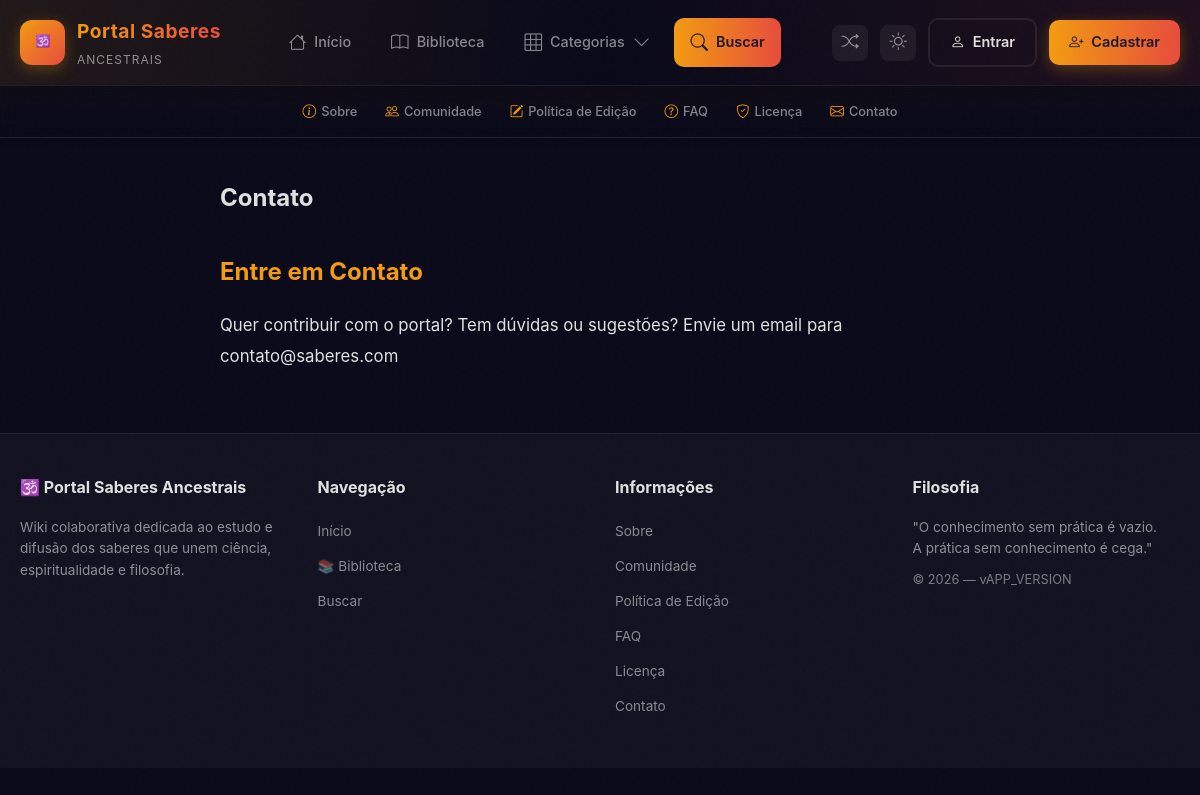
The page /pagina.php?slug=contato on the database its author committed.
### tables this page shows
CREATE TABLE IF NOT EXISTS `paginas` (
  `id`         INT           NOT NULL AUTO_INCREMENT,
  `titulo`     VARCHAR(255)  NOT NULL,
  `slug`       VARCHAR(255)  NOT NULL,
  `conteudo`   LONGTEXT      DEFAULT NULL,
  `ordem`      INT           DEFAULT 0,
  `no_menu`    TINYINT(1)    DEFAULT 1,
  `status`     ENUM('rascunho','publicado') DEFAULT 'publicado',
  `criado_em`  TIMESTAMP     DEFAULT CURRENT_TIMESTAMP,
  PRIMARY KEY (`id`),
  UNIQUE KEY `uk_pagina_slug` (`slug`)
);

### includes/Database.php (called while the page is built, shortened)
<?php
class Database {
    private static $instancia = null;
    private $pdo;
    private function __construct() {
        $dsn = sprintf('mysql:host=%s;port=%s;dbname=%s;charset=%s',
            DB_HOST, DB_PORT, DB_NAME, DB_CHARSET);
        try {
            $this->pdo = new PDO($dsn, DB_USER, DB_PASS, [
                PDO::ATTR_ERRMODE => PDO::ERRMODE_EXCEPTION,
                PDO::ATTR_DEFAULT_FETCH_MODE => PDO::FETCH_ASSOC,
                PDO::ATTR_EMULATE_PREPARES => false,
            ]);
        } catch (PDOException $e) {
            if (APP_ENV === 'development') {
                die('Erro DB: ' . $e->getMessage());
            }
            die('Erro ao conectar ao banco.');
        }
    }
    public static function getInstance() {
        if (self::$instancia === null) {
            self::$instancia = new self();
        }
        return self::$instancia;
    }
    public function fetch($sql, $params = []) {
        $stmt = $this->pdo->prepare($sql);
        $stmt->execute($params);
        return $stmt->fetch();
    }
}

### includes/functions.php (called while the page is built, shortened)
<?php
function esc($texto) {
    return htmlspecialchars($texto ?? '', ENT_QUOTES, 'UTF-8');
}

### pagina.php (the view, shortened to what this page needs)
<?php
require_once __DIR__ . '/includes/Database.php';
require_once __DIR__ . '/includes/functions.php';
$db = Database::getInstance();
$slug = $_GET['slug'] ?? '';
$pagina = $db->fetch('SELECT * FROM paginas WHERE slug = ? AND status = "publicado"', [$slug]);
require_once __DIR__ . '/includes/header.php';
?>
<article style="max-width:800px;margin:40px auto;padding:0 20px;">
    <h1 style="margin-bottom:20px"><?= esc($pagina['titulo']) ?></h1>
    <div class="artigo-conteudo">
        <?= $pagina['conteudo'] ?>
    </div>
</article>
<?php require_once __DIR__ . '/includes/footer.php'; ?>

### assets/css/portal.css (style rules this page uses)
:root { --bg: #0a0a1a; --bg2: rgba(255,255,255,0.03); --bg3: rgba(255,255,255,0.06); --text: #e0e0e0; --text2: rgba(255,255,255,0.5); --accent: #f39c12; --accent2: #e74c3c; --border: rgba(255,255,255,0.08); --radius: 12px; --shadow: rgba(0,0,0,0.3); --font: 'Inter', -apple-system, BlinkMacSystemFont, 'Segoe UI', sans-serif; }
* { margin:0; padding:0; box-sizing:border-box; }
body { font-family: var(--font); background: var(--bg); color: var(--text); line-height: 1.7; transition: background 0.3s, color 0.3s; }
.artigo-conteudo { font-size: 1.05rem; line-height: 1.9; max-width: 800px; }
.artigo-conteudo h2 { font-size: 1.5rem; margin: 30px 0 15px; color: var(--accent); }
.artigo-conteudo p { margin-bottom: 1.2em; }
body::before { content: ''; position: fixed; top: 0; left: 0; right: 0; bottom: 0; opacity: 0.015; pointer-events: none; z-index: 9999; }

### rows shown on the page
paginas: titulo "Contato", conteudo "Entre em Contato Quer contribuir com o portal? Tem dúvidas ou sugestões? Envie um email para contato@saberes.com"

### other values the page prints
APP_VERSION "APP_VERSION"
